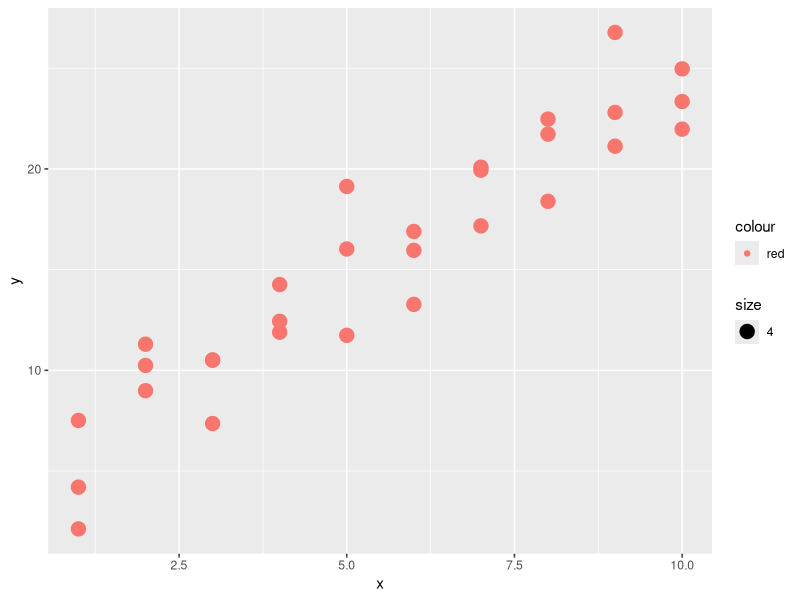

This figure's R source:
library(tidyverse)
library(modelr)
options(na.action = na.warn)
ggplot(data = sim1,aes(x,y))+
  geom_point(aes(color="red",size=4))
